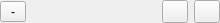
<?xml version="1.0" encoding="UTF-8"?>
<ui version="4.0">
 <class>EffectTabHeader</class>
 <widget class="QWidget" name="EffectTabHeader">
  <property name="geometry">
   <rect>
    <x>0</x>
    <y>0</y>
    <width>220</width>
    <height>25</height>
   </rect>
  </property>
  <property name="sizePolicy">
   <sizepolicy hsizetype="Fixed" vsizetype="Minimum">
    <horstretch>0</horstretch>
    <verstretch>0</verstretch>
   </sizepolicy>
  </property>
  <property name="minimumSize">
   <size>
    <width>220</width>
    <height>0</height>
   </size>
  </property>
  <property name="maximumSize">
   <size>
    <width>220</width>
    <height>16777215</height>
   </size>
  </property>
  <property name="styleSheet">
   <string notr="true"/>
  </property>
  <layout class="QHBoxLayout" name="horizontalLayout" stretch="0,1,0,0">
   <property name="sizeConstraint">
    <enum>QLayout::SetMinAndMaxSize</enum>
   </property>
   <property name="leftMargin">
    <number>0</number>
   </property>
   <property name="topMargin">
    <number>0</number>
   </property>
   <property name="rightMargin">
    <number>0</number>
   </property>
   <property name="bottomMargin">
    <number>0</number>
   </property>
   <item>
    <widget class="QToolButton" name="start_stop">
     <property name="minimumSize">
      <size>
       <width>26</width>
       <height>0</height>
      </size>
     </property>
     <property name="maximumSize">
      <size>
       <width>26</width>
       <height>16777215</height>
      </size>
     </property>
     <property name="text">
      <string notr="true">-</string>
     </property>
    </widget>
   </item>
   <item>
    <widget class="QLabel" name="effect_name">
     <property name="sizePolicy">
      <sizepolicy hsizetype="Ignored" vsizetype="Preferred">
       <horstretch>0</horstretch>
       <verstretch>0</verstretch>
      </sizepolicy>
     </property>
     <property name="minimumSize">
      <size>
       <width>0</width>
       <height>0</height>
      </size>
     </property>
     <property name="maximumSize">
      <size>
       <width>16777215</width>
       <height>16777215</height>
      </size>
     </property>
     <property name="styleSheet">
      <string notr="true"/>
     </property>
     <property name="text">
      <string notr="true"/>
     </property>
     <property name="wordWrap">
      <bool>true</bool>
     </property>
    </widget>
   </item>
   <item>
    <widget class="QToolButton" name="rename">
     <property name="minimumSize">
      <size>
       <width>26</width>
       <height>0</height>
      </size>
     </property>
     <property name="maximumSize">
      <size>
       <width>26</width>
       <height>16777215</height>
      </size>
     </property>
     <property name="toolTip">
      <string>Rename effect</string>
     </property>
     <property name="text">
      <string notr="true"/>
     </property>
    </widget>
   </item>
   <item>
    <widget class="QToolButton" name="close">
     <property name="minimumSize">
      <size>
       <width>26</width>
       <height>0</height>
      </size>
     </property>
     <property name="maximumSize">
      <size>
       <width>26</width>
       <height>16777215</height>
      </size>
     </property>
     <property name="toolTip">
      <string>Remove effect</string>
     </property>
     <property name="text">
      <string notr="true"/>
     </property>
    </widget>
   </item>
  </layout>
 </widget>
 <resources/>
 <connections/>
</ui>
